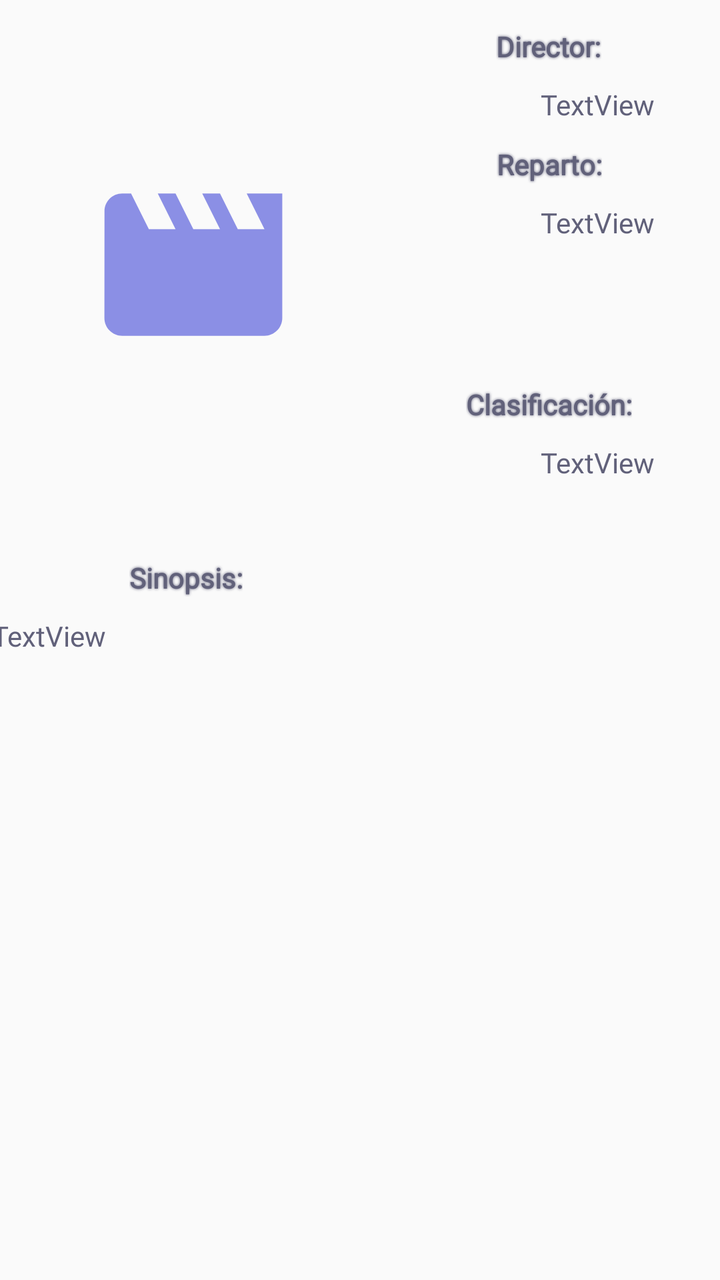
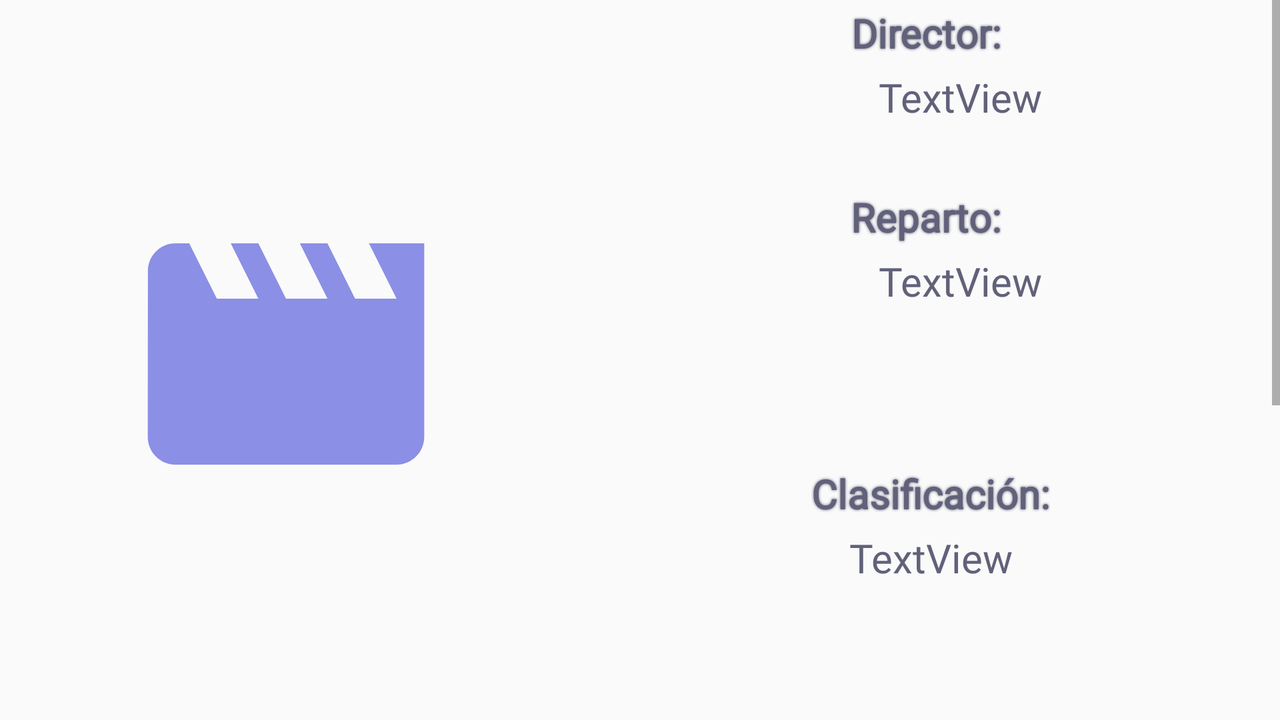

The same Android screen from two of the app's own layout files: first res/layout/ as a phone draws it, then the repository's variant for another configuration, drawn on a device whose configuration selects that folder. Both files follow.
<!-- AndroidManifest.xml: application theme Theme.FilmingApp -->
<!-- res/layout/fragment_peliculas_details.xml -->
<?xml version="1.0" encoding="utf-8"?>
<androidx.constraintlayout.widget.ConstraintLayout xmlns:android="http://schemas.android.com/apk/res/android"
    xmlns:app="http://schemas.android.com/apk/res-auto"
    xmlns:tools="http://schemas.android.com/tools"
    android:id="@+id/fragment_peliculas_details"
    android:layout_width="match_parent"
    android:layout_height="match_parent"
    tools:context=".ui.peliculas.PeliculasFragmentDetails">

    <ImageView
        android:id="@+id/imageViewP2"
        android:layout_width="184dp"
        android:layout_height="254dp"
        android:cropToPadding="true"
        app:layout_constraintBottom_toBottomOf="parent"
        app:layout_constraintEnd_toEndOf="parent"
        app:layout_constraintHorizontal_bias="0.026"
        app:layout_constraintStart_toStartOf="parent"
        app:layout_constraintTop_toTopOf="parent"
        app:layout_constraintVertical_bias="0.014"
        app:srcCompat="@drawable/ic_launcher_foreground" />
    <ImageView
        android:id="@+id/imageViewP2enlarged"
        android:layout_width="match_parent"
        android:layout_height="match_parent"
        android:adjustViewBounds="true"
        android:fitsSystemWindows="true"
        android:visibility="invisible"
        app:layout_constraintStart_toStartOf="parent"
        app:layout_constraintTop_toTopOf="parent"
        app:srcCompat="@drawable/ic_launcher_foreground" />

    <TextView
        android:id="@+id/textViewReparto"
        android:layout_width="220dp"
        android:layout_height="83dp"
        android:layout_gravity="center_horizontal"
        android:layout_marginTop="10dp"
        android:justificationMode="inter_word"
        android:paddingStart="12dp"
        android:paddingEnd="12dp"
        android:text="TextView"
        android:textAlignment="center"
        android:textAppearance="@style/normalText"
        app:layout_constraintBottom_toBottomOf="parent"
        app:layout_constraintEnd_toEndOf="parent"
        app:layout_constraintHorizontal_bias="0.0"
        app:layout_constraintStart_toEndOf="@+id/imageViewP2"
        app:layout_constraintTop_toBottomOf="@+id/textViewRepartoHeader"
        app:layout_constraintVertical_bias="0.0" />

    <TextView
        android:id="@+id/textViewDirector"
        android:layout_width="220dp"
        android:layout_height="20dp"
        android:layout_gravity="center_horizontal"
        android:layout_marginTop="10dp"
        android:justificationMode="inter_word"
        android:paddingStart="12dp"
        android:paddingEnd="12dp"
        android:text="TextView"
        android:textAlignment="center"
        android:textAppearance="@style/normalText"
        app:layout_constraintBottom_toBottomOf="parent"
        app:layout_constraintEnd_toEndOf="parent"
        app:layout_constraintHorizontal_bias="0.0"
        app:layout_constraintStart_toEndOf="@+id/imageViewP2"
        app:layout_constraintTop_toBottomOf="@+id/textViewDirectorHeader"
        app:layout_constraintVertical_bias="0.0" />

    <TextView
        android:id="@+id/textViewRepartoHeader"
        android:layout_width="wrap_content"
        android:layout_height="wrap_content"
        android:layout_marginLeft="10dp"
        android:layout_marginTop="10dp"
        android:layout_marginRight="10dp"
        android:shadowColor="@color/grey"
        android:shadowRadius="3"
        android:text="@string/reparto"
        android:textAppearance="@style/normalText"
        android:textStyle="bold"
        app:layout_constraintBottom_toBottomOf="parent"
        app:layout_constraintEnd_toEndOf="parent"
        app:layout_constraintHorizontal_bias="0.503"
        app:layout_constraintStart_toEndOf="@+id/imageViewP2"
        app:layout_constraintTop_toBottomOf="@+id/textViewDirector"
        app:layout_constraintVertical_bias="0.0" />

    <TextView
        android:id="@+id/textViewClasificacionHeader"
        android:layout_width="wrap_content"
        android:layout_height="wrap_content"
        android:layout_marginLeft="10dp"
        android:layout_marginTop="8dp"
        android:layout_marginRight="10dp"
        android:shadowColor="@color/grey"
        android:shadowRadius="3"
        android:text="@string/clasificacion"
        android:textAppearance="@style/normalText"
        android:textStyle="bold"
        app:layout_constraintBottom_toBottomOf="parent"
        app:layout_constraintEnd_toEndOf="parent"
        app:layout_constraintStart_toEndOf="@+id/imageViewP2"
        app:layout_constraintTop_toBottomOf="@+id/textViewReparto"
        app:layout_constraintVertical_bias="0.0" />

    <TextView
        android:id="@+id/textViewDirectorHeader"
        android:layout_width="wrap_content"
        android:layout_height="wrap_content"
        android:layout_marginLeft="10dp"
        android:layout_marginRight="10dp"
        android:shadowColor="@color/grey"
        android:shadowRadius="3"
        android:text="@string/director"
        android:textAppearance="@style/normalText"
        android:textStyle="bold"
        app:layout_constraintBottom_toBottomOf="parent"
        app:layout_constraintEnd_toEndOf="parent"
        app:layout_constraintStart_toEndOf="@+id/imageViewP2"
        app:layout_constraintTop_toTopOf="parent"
        app:layout_constraintVertical_bias="0.022" />

    <TextView
        android:id="@+id/textViewClasificacion"
        android:layout_width="220dp"
        android:layout_height="20dp"
        android:layout_gravity="center_horizontal"
        android:layout_marginTop="10dp"
        android:justificationMode="inter_word"
        android:paddingStart="12dp"
        android:paddingEnd="12dp"
        android:text="TextView"
        android:textAlignment="center"
        android:textAppearance="@style/normalText"
        app:layout_constraintBottom_toBottomOf="parent"
        app:layout_constraintEnd_toEndOf="parent"
        app:layout_constraintHorizontal_bias="0.0"
        app:layout_constraintStart_toEndOf="@+id/imageViewP2"
        app:layout_constraintTop_toBottomOf="@+id/textViewClasificacionHeader"
        app:layout_constraintVertical_bias="0.0" />

    <TextView
        android:id="@+id/textViewSinopsisHeader"
        android:layout_width="wrap_content"
        android:layout_height="wrap_content"
        android:layout_marginLeft="10dp"
        android:layout_marginTop="20dp"
        android:layout_marginRight="10dp"
        android:shadowColor="@color/grey"
        android:shadowRadius="3"
        android:text="@string/sinopsis"
        android:textAppearance="@style/normalText"
        android:textStyle="bold"
        app:layout_constraintBottom_toBottomOf="parent"
        app:layout_constraintEnd_toEndOf="parent"
        app:layout_constraintHorizontal_bias="0.193"
        app:layout_constraintStart_toStartOf="parent"
        app:layout_constraintTop_toBottomOf="@+id/imageViewP2"
        app:layout_constraintVertical_bias="0.0" />

    <TextView
        android:id="@+id/textViewSinopsis"
        android:layout_width="409dp"
        android:layout_height="400dp"
        android:layout_gravity="center_horizontal"
        android:layout_marginTop="10dp"
        android:justificationMode="inter_word"
        android:paddingStart="20dp"
        android:paddingEnd="20dp"
        android:text="TextView"
        android:textAlignment="gravity"
        android:textAppearance="@style/normalText"
        app:layout_constraintBottom_toBottomOf="parent"
        app:layout_constraintEnd_toEndOf="parent"
        app:layout_constraintStart_toStartOf="parent"
        app:layout_constraintTop_toBottomOf="@+id/textViewSinopsisHeader"
        app:layout_constraintVertical_bias="0.0" />

</androidx.constraintlayout.widget.ConstraintLayout>
<!-- resources referenced by this layout -->
<resources>
  <color name="grey">#61617A</color>
  <!-- drawable ic_launcher_foreground (drawable) -->
  <vector xmlns:android="http://schemas.android.com/apk/res/android"
      android:width="108dp"
      android:height="108dp"
      android:viewportWidth="24"
      android:viewportHeight="24"
      android:tint="#8B8FE5">
    <group android:scaleX="0.58"
        android:scaleY="0.58"
        android:translateX="5.04"
        android:translateY="5.04">
      <path
          android:fillColor="@android:color/white"
          android:pathData="M18,4l2,4h-3l-2,-4h-2l2,4h-3l-2,-4H8l2,4H7L5,4H4c-1.1,0 -1.99,0.9 -1.99,2L2,18c0,1.1 0.9,2 2,2h16c1.1,0 2,-0.9 2,-2V4h-4z"/>
    </group>
  </vector>
  <string name="clasificacion">Clasificación: </string>
  <string name="director">Director: </string>
  <string name="reparto">Reparto: </string>
  <string name="sinopsis">Sinopsis: </string>
  <style name="normalText">
          <item name="android:textSize">14sp</item>
          <item name="android:fontFamily">@font/carter_one</item>
          <item name="android:textColor">@color/grey</item>
      </style>
  <style name="Theme.FilmingApp" parent="Theme.AppCompat.DayNight.DarkActionBar">
          
          <item name="colorPrimary">@color/tropical_indigo</item>
          <item name="colorPrimaryVariant">@color/purple_700</item>
          <item name="colorOnPrimary">@color/white</item>
          
          <item name="colorSecondary">@color/teal_200</item>
          <item name="colorSecondaryVariant">@color/teal_700</item>
          <item name="colorOnSecondary">@color/persian_indigo</item>
          
          <item name="android:statusBarColor">?attr/colorPrimaryVariant</item>
          <item name="textAppearanceBody1">@style/TextAppearance.AppCompat.Body1</item>
          <item name="itemTextAppearanceActive">@style/menuItems</item>
          <item name="itemTextAppearanceInactive">@style/menuItems</item>
          <item name="itemTextColor">@color/grey</item>
          
      </style>
  <color name="tropical_indigo">#7A7FE1</color>
  <color name="purple_700">#FF3700B3</color>
  <color name="white">#FFFFFFFF</color>
  <color name="teal_200">#FF03DAC5</color>
  <color name="teal_700">#FF018786</color>
  <color name="persian_indigo">#36226D</color>
  <style name="TextAppearance.AppCompat.Body1">
          <item name="android:textSize">36sp</item>
          <item name="android:shadowColor">@color/persian_indigo</item>
          <item name="android:shadowRadius">30</item>
          <item name="android:fontFamily">@font/carter_one</item>
      </style>
  <style name="menuItems" parent="TextAppearance.AppCompat.Medium">
          <item name="android:fontFamily">@font/carter_one</item>
          <item name="android:textSize">22dp</item>
          <item name="android:shadowColor">@color/tropical_indigo_lighter</item>
          <item name="android:shadowRadius">3</item>
      </style>
  <color name="tropical_indigo_lighter">#8B8FE5</color>
</resources>
<!-- res/layout-land/fragment_peliculas_details.xml (the repository's variant of the layout above) -->
<!-- drawn on the phone turned sideways -->
<?xml version="1.0" encoding="utf-8"?>
<androidx.constraintlayout.widget.ConstraintLayout xmlns:android="http://schemas.android.com/apk/res/android"
    xmlns:app="http://schemas.android.com/apk/res-auto"
    xmlns:tools="http://schemas.android.com/tools"
    android:id="@+id/fragment_peliculas_details"
    android:layout_width="match_parent"
    android:layout_height="match_parent"
    tools:context=".ui.peliculas.PeliculasFragmentDetails">

    <ScrollView
        android:layout_width="match_parent"
        android:layout_height="wrap_content"
        app:layout_constraintHorizontal_bias="0.0"
        app:layout_constraintStart_toStartOf="parent"
        app:layout_constraintTop_toTopOf="parent"
        app:layout_constraintVertical_bias="1.0">

        <androidx.constraintlayout.widget.ConstraintLayout
            android:layout_width="match_parent"
            android:layout_height="match_parent"
            android:clipToOutline="true">

            <ImageView
                android:id="@+id/imageViewP2"
                android:layout_width="286dp"
                android:layout_height="346dp"
                android:layout_marginTop="3dp"
                android:cropToPadding="true"
                app:layout_constraintBottom_toBottomOf="parent"
                app:layout_constraintEnd_toEndOf="parent"
                app:layout_constraintHorizontal_bias="0.0"
                app:layout_constraintStart_toStartOf="parent"
                app:layout_constraintTop_toTopOf="parent"
                app:layout_constraintVertical_bias="0.003"
                app:srcCompat="@drawable/ic_launcher_foreground" />


            <ImageView
                android:id="@+id/imageViewP2enlarged"
                android:layout_width="match_parent"
                android:layout_height="wrap_content"
                android:cropToPadding="true"
                android:adjustViewBounds="true"
                android:fitsSystemWindows="true"
                android:visibility="invisible"
                app:layout_constraintStart_toStartOf="parent"
                app:layout_constraintTop_toTopOf="parent"
                app:srcCompat="@drawable/ic_launcher_foreground" />

            <TextView
                android:id="@+id/textViewReparto"
                android:layout_width="388dp"
                android:layout_height="88dp"
                android:layout_gravity="center_horizontal"
                android:layout_marginTop="5dp"
                android:justificationMode="inter_word"
                android:paddingStart="12dp"
                android:paddingEnd="12dp"
                android:text="TextView"
                android:textAlignment="center"
                android:textAppearance="@style/normalTextHorizontal"
                app:layout_constraintBottom_toBottomOf="parent"
                app:layout_constraintEnd_toEndOf="parent"
                app:layout_constraintHorizontal_bias="0.0"
                app:layout_constraintStart_toEndOf="@+id/imageViewP2"
                app:layout_constraintTop_toBottomOf="@+id/textViewRepartoHeader"
                app:layout_constraintVertical_bias="0.0" />

            <TextView
                android:id="@+id/textViewDirector"
                android:layout_width="388dp"
                android:layout_height="50dp"
                android:layout_gravity="center_horizontal"
                android:justificationMode="inter_word"
                android:layout_marginTop="5dp"
                android:paddingStart="12dp"
                android:paddingEnd="12dp"
                android:text="TextView"
                android:textAlignment="center"
                android:textAppearance="@style/normalTextHorizontal"
                app:layout_constraintBottom_toBottomOf="parent"
                app:layout_constraintEnd_toEndOf="parent"
                app:layout_constraintHorizontal_bias="0.0"
                app:layout_constraintStart_toEndOf="@id/imageViewP2"
                app:layout_constraintTop_toBottomOf="@+id/textViewDirectorHeader"
                app:layout_constraintVertical_bias="0.0" />

            <TextView
                android:id="@+id/textViewRepartoHeader"
                android:layout_width="wrap_content"
                android:layout_height="wrap_content"
                android:shadowColor="@color/grey"
                android:layout_marginLeft="10dp"
                android:layout_marginTop="10dp"
                android:layout_marginRight="10dp"
                android:shadowRadius="3"
                android:text="@string/reparto"
                android:textAppearance="@style/normalTextHorizontal"
                android:textStyle="bold"
                app:layout_constraintBottom_toBottomOf="parent"
                app:layout_constraintEnd_toEndOf="parent"
                app:layout_constraintStart_toEndOf="@id/imageViewP2"
                app:layout_constraintTop_toBottomOf="@id/textViewDirector"
                app:layout_constraintVertical_bias="0.0" />

            <TextView
                android:id="@+id/textViewClasificacionHeader"
                android:layout_width="wrap_content"
                android:layout_height="wrap_content"
                android:shadowColor="@color/grey"
                android:layout_marginLeft="10dp"
                android:layout_marginTop="5dp"
                android:layout_marginRight="10dp"
                android:shadowRadius="3"
                android:text="@string/clasificacion"
                android:textAppearance="@style/normalTextHorizontal"
                android:textStyle="bold"
                app:layout_constraintBottom_toBottomOf="parent"
                app:layout_constraintEnd_toEndOf="parent"
                app:layout_constraintHorizontal_bias="0.511"
                app:layout_constraintStart_toEndOf="@id/imageViewP2"
                app:layout_constraintTop_toBottomOf="@+id/textViewReparto"
                app:layout_constraintVertical_bias="0.034" />

            <TextView
                android:id="@+id/textViewDirectorHeader"
                android:layout_width="wrap_content"
                android:layout_height="wrap_content"
                android:shadowColor="@color/grey"
                android:layout_marginLeft="10dp"
                android:layout_marginRight="10dp"
                android:shadowRadius="3"
                android:text="@string/director"
                android:textAppearance="@style/normalTextHorizontal"
                android:textStyle="bold"
                app:layout_constraintBottom_toBottomOf="parent"
                app:layout_constraintEnd_toEndOf="parent"
                app:layout_constraintStart_toEndOf="@id/imageViewP2"
                app:layout_constraintTop_toTopOf="parent"
                app:layout_constraintVertical_bias="0.005" />

            <TextView
                android:id="@+id/textViewClasificacion"
                android:layout_width="220dp"
                android:layout_height="24dp"
                android:layout_gravity="center_horizontal"
                android:justificationMode="inter_word"
                android:layout_marginTop="5dp"
                android:paddingStart="12dp"
                android:paddingEnd="12dp"
                android:text="TextView"
                android:textAlignment="center"
                android:textAppearance="@style/normalTextHorizontal"
                app:layout_constraintBottom_toBottomOf="parent"
                app:layout_constraintEnd_toEndOf="parent"
                app:layout_constraintHorizontal_bias="0.517"
                app:layout_constraintStart_toEndOf="@+id/imageViewP2"
                app:layout_constraintTop_toBottomOf="@+id/textViewClasificacionHeader"
                app:layout_constraintVertical_bias="0.0" />

            <TextView
                android:id="@+id/textViewSinopsisHeader"
                android:layout_width="wrap_content"
                android:layout_height="wrap_content"
                android:shadowColor="@color/grey"
                android:layout_marginLeft="10dp"
                android:layout_marginTop="10dp"
                android:layout_marginRight="10dp"
                android:shadowRadius="3"
                android:text="@string/sinopsis"
                android:textAppearance="@style/normalTextHorizontal"
                android:textStyle="bold"
                app:layout_constraintBottom_toBottomOf="parent"
                app:layout_constraintEnd_toEndOf="parent"
                app:layout_constraintHorizontal_bias="0.18"
                app:layout_constraintStart_toStartOf="parent"
                app:layout_constraintTop_toBottomOf="@id/imageViewP2"
                app:layout_constraintVertical_bias="0.002" />

            <TextView
                android:id="@+id/textViewSinopsis"
                android:layout_width="669dp"
                android:layout_height="wrap_content"
                android:layout_gravity="center_horizontal"
                android:layout_marginTop="8dp"
                android:justificationMode="inter_word"
                android:paddingStart="20dp"
                android:paddingEnd="20dp"
                android:text="TextView"
                android:textAlignment="gravity"
                android:textAppearance="@style/normalTextHorizontal"
                app:layout_constraintBottom_toBottomOf="parent"
                app:layout_constraintEnd_toEndOf="parent"
                app:layout_constraintStart_toStartOf="parent"
                app:layout_constraintTop_toBottomOf="@+id/textViewSinopsisHeader"
                app:layout_constraintVertical_bias="0.0" />
        </androidx.constraintlayout.widget.ConstraintLayout>
    </ScrollView>

</androidx.constraintlayout.widget.ConstraintLayout>
<!-- resources referenced by the variant -->
<!-- as the phone turned sideways resolves them -->
<resources>
  <color name="grey">#61617A</color>
  <!-- drawable ic_launcher_foreground (drawable) -->
  <vector xmlns:android="http://schemas.android.com/apk/res/android"
      android:width="108dp"
      android:height="108dp"
      android:viewportWidth="24"
      android:viewportHeight="24"
      android:tint="#8B8FE5">
    <group android:scaleX="0.58"
        android:scaleY="0.58"
        android:translateX="5.04"
        android:translateY="5.04">
      <path
          android:fillColor="@android:color/white"
          android:pathData="M18,4l2,4h-3l-2,-4h-2l2,4h-3l-2,-4H8l2,4H7L5,4H4c-1.1,0 -1.99,0.9 -1.99,2L2,18c0,1.1 0.9,2 2,2h16c1.1,0 2,-0.9 2,-2V4h-4z"/>
    </group>
  </vector>
  <string name="clasificacion">Clasificación: </string>
  <string name="director">Director: </string>
  <string name="reparto">Reparto: </string>
  <string name="sinopsis">Sinopsis: </string>
  <style name="normalTextHorizontal">
          <item name="android:textSize">20sp</item>
          <item name="android:fontFamily">@font/carter_one</item>
          <item name="android:textColor">@color/grey</item>
      </style>
  <style name="Theme.FilmingApp" parent="Theme.AppCompat.DayNight.DarkActionBar">
          
          <item name="colorPrimary">@color/tropical_indigo</item>
          <item name="colorPrimaryVariant">@color/purple_700</item>
          <item name="colorOnPrimary">@color/white</item>
          
          <item name="colorSecondary">@color/teal_200</item>
          <item name="colorSecondaryVariant">@color/teal_700</item>
          <item name="colorOnSecondary">@color/persian_indigo</item>
          
          <item name="android:statusBarColor">?attr/colorPrimaryVariant</item>
          <item name="textAppearanceBody1">@style/TextAppearance.AppCompat.Body1</item>
          <item name="itemTextAppearanceActive">@style/menuItems</item>
          <item name="itemTextAppearanceInactive">@style/menuItems</item>
          <item name="itemTextColor">@color/grey</item>
          
      </style>
  <color name="tropical_indigo">#7A7FE1</color>
  <color name="purple_700">#FF3700B3</color>
  <color name="white">#FFFFFFFF</color>
  <color name="teal_200">#FF03DAC5</color>
  <color name="teal_700">#FF018786</color>
  <color name="persian_indigo">#36226D</color>
  <style name="TextAppearance.AppCompat.Body1">
          <item name="android:textSize">36sp</item>
          <item name="android:shadowColor">@color/persian_indigo</item>
          <item name="android:shadowRadius">30</item>
          <item name="android:fontFamily">@font/carter_one</item>
      </style>
  <style name="menuItems" parent="TextAppearance.AppCompat.Medium">
          <item name="android:fontFamily">@font/carter_one</item>
          <item name="android:textSize">22dp</item>
          <item name="android:shadowColor">@color/tropical_indigo_lighter</item>
          <item name="android:shadowRadius">3</item>
      </style>
  <color name="tropical_indigo_lighter">#8B8FE5</color>
</resources>
